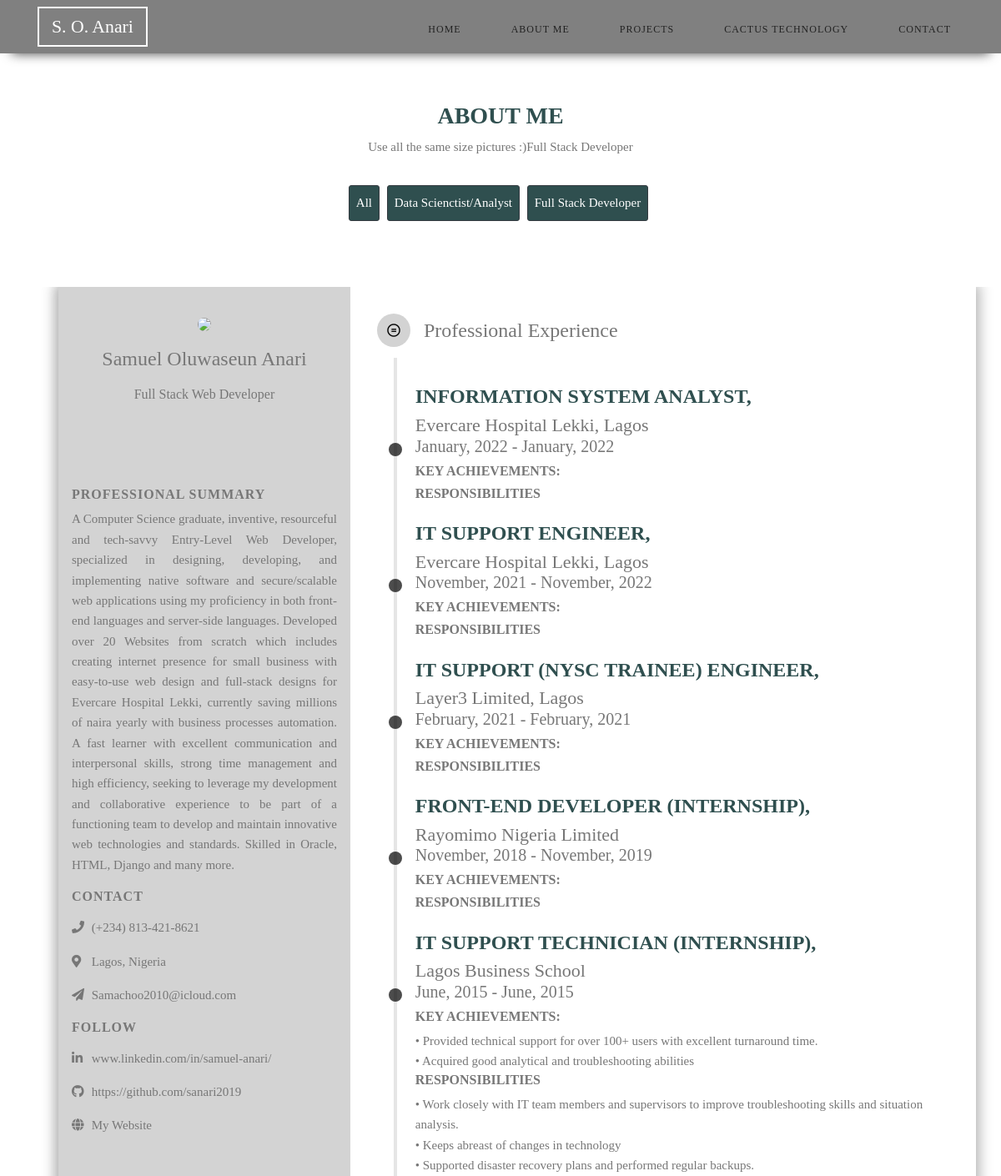
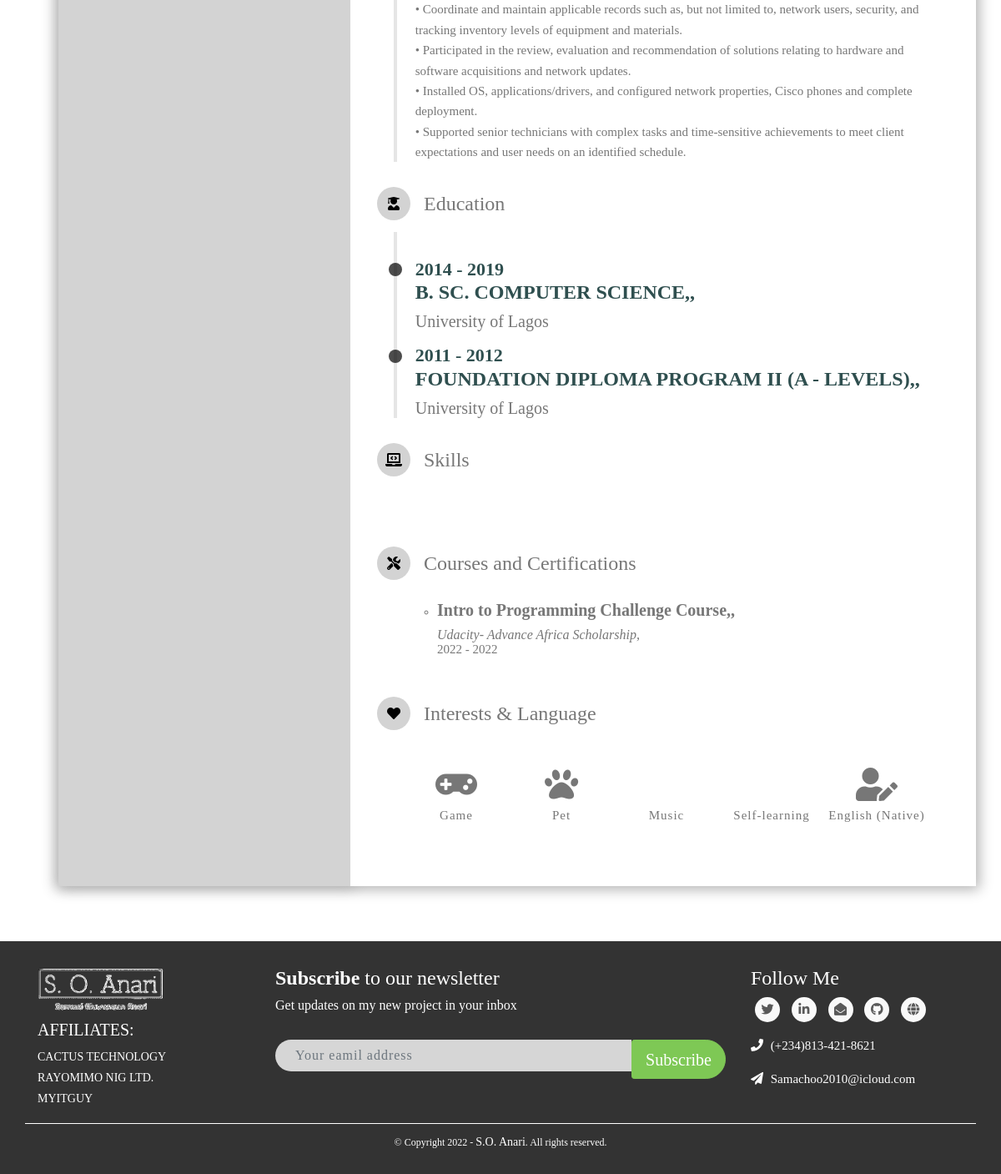
The app's page /Full_stack with its own data (2 pictures, top to bottom).
### MyPortfolioApp/models.py (models this page shows, shortened)
class Specialty(models.Model):
    spec_name = models.CharField(max_length=64,unique=True,db_index=True)
    slug=models.SlugField(unique=True)
    class Meta:
        ordering=('spec_name',)
    def get_absolute_url(self):
        return reverse('resume_by_speciality', args=[self.slug])

class Resume(models.Model):
    speciality = models.ForeignKey(Specialty, on_delete=models.CASCADE)
    job_title=models.CharField(max_length=64)
    about_me = models.TextField(db_index=True, help_text=("Required"), blank=True)
    Location = models.CharField(max_length=64)
    email = models.EmailField(max_length = 254)

class Experience(models.Model):
    start_date = models.DateField()
    end_date = models.DateField()
    job_role=models.CharField(max_length=64)
    company=models.CharField(max_length=64)
    achievement=models.TextField(db_index=True, help_text=("Required"), blank=True)
    responsibilities=models.TextField(db_index=True, help_text=("Required"), blank=True)
    @property
    def yearstarted(self):
        return self.start_date.strftime('%Y')
    @property
    def monthstarted(self):
        return self.start_date.strftime('%B')
    @property
    def yearended(self):
        return self.end_date.strftime('%Y')
    @property
    def monthended(self):
        return self.start_date.strftime('%B')

class Education(models.Model):
    start_date = models.DateField()
    end_date = models.DateField()
    school=models.CharField(max_length=64)
    program=models.CharField(max_length=64)
    @property
    def yearstarted(self):
        return self.start_date.strftime('%Y')
    @property
    def yearended(self):
        return self.end_date.strftime('%Y')

class Courses(models.Model):
    speciality = models.ForeignKey(Specialty, on_delete=models.CASCADE)
    start_date = models.DateField()
    end_date = models.DateField()
    course_school=models.CharField(max_length=64)
    course=models.CharField(max_length=64)
    @property
    def yearended(self):
        return self.end_date.strftime('%Y')
    @property
    def yearstarted(self):
        return self.start_date.strftime('%Y')

### MyPortfolioApp/views.py (the view)
# urls.py: path('<slug:category_slug>', views.about, name='resume_by_speciality'),
def about(request, category_slug=None):
    category=None
    specialities= Specialty.objects.all()
    projects = Resume.objects.all()
    education = Education.objects.all()
    experience = Experience.objects.all()
    skill = Skill.objects.all()
    course = Courses.objects.all()
    if category_slug:
        category = get_object_or_404(Specialty, slug=category_slug)
        projects = projects.filter(speciality=category)
        skill=skill.filter(speciality=category)
        course=course.filter(speciality=category)
    return render(request, "MyPortfolioApp/about.html",{"projects":projects, "category":category, "specialities":specialities, "education":education,"experience":experience, "skill":skill, "course":course})

### MyPortfolioApp/templates/MyPortfolioApp/about.html (shortened to what this page needs)
{% extends "MyPortfolioApp/layout.html" %}
{%block body%}
{% block nav2 %}
<div>
  <div id="nav2">
    <section class="portfolio-section" id="portfolio" >
      <div class="container">
        <div class="row">
          <div class="col-lg-12 text-center">
            <h2>{% block bodytitle %}<h2>About me</h2>{% endblock %}</h2>
            <p>Use all the same size pictures :){{category.spec_name}}</p>
          </div>
        </div>
        <div class="portfolio-menu mt-2 mb-4">
          <nav class="controls" id="menuna">
            <a type="button" class="control outline one {%if url_name == 'about' %}active{%endif%}" href="{% if request.path == orders_list_url %}{{ orders_list_url }}{% else %}{% url 'about' %}{% endif %}">All</a>
            {% for c in specialities %}
            <a type="button" class="control outline one {%if url_name == c.get_absolute_url  %}active{%endif%}" href="{{ c.get_absolute_url }}">{{ c.spec_name }}</a>
            {% endfor %}
          </nav>
        </div>
      </div>
    </section>
  </div>
</div>
<section class="portfolio-section" id="portfolio" style="padding-top:0;">
  <div class="container">
    <ul class="row portfolio-item">
      <div class="wrapper">
        <div class="intro">
          <div class="profile">
            <div class="photo">
              <img src="https://i.imgur.com/zh9eNsh.jpg">
            </div>
            <div class="bio">
              <h1 class="name">Samuel Oluwaseun Anari</h1>
              {% for p in projects %}
            <p class="paragraph">
              <p class="profession">{{p.job_title}}</p>
            </p>
            {% endfor %}
            </div>
          </div>
          <div class="intro-section about">
            <h1 class="title">professional summary</h1>
           {% for p in projects %}
            <p class="paragraph">
            {{p.about_me}}
            </p>
            {% endfor %}
          </div>
          <div class="intro-section contact">
            <h1 class="title">Contact</h1>
            <div class="info-section">
              <i class="fas fa-phone"></i>
              <span>(+234) 813-421-8621</span>
            </div>
            <div class="info-section">
              <i class="fas fa-map-marker-alt"></i>
              <span>Lagos, Nigeria</span>
            </div>
            <div class="info-section">
           {% for p in projects %}
           <i class="fas fa-paper-plane"></i>
           <span>{{p.email}}</span><br>
           {% endfor %}
            </div>
          </div>
          <div class="intro-section follow">
            <h1 class="title">Follow</h1>
            <div class="info-section link">
              <a href="#" class="icoLinkedin" title="Linkedin">
                <i class="fab fa-linkedin-in"></i>
                <span>www.linkedin.com/in/samuel-anari/</span>
              </a>
            </div>
            <div class="info-section link">
              <a href="#" class="icoGithub" title="GitHub">
                <i class="fab fa-github"></i>
                <span>https://github.com/sanari2019</span>
              </a>
            </div>
            <div class="info-section link">
              <a href="#" class="icoWebsite" title="Website">
                <i class="fas fa-globe"></i>
                <span>My Website</span>
              </a>
            </div>
        </div>
        </div>
        <div class="detail">
          <div class="detail-section edu">
            <div class="detail-title">
              <div class="title-icon">
                <i class="fab fa-creative-commons-nd"></i>
              </div>
              <span>Professional Experience</span>
            </div>
            <div class="timeline">
                <div class="events">
                  {% for ex in experience reversed %}
                  <div class="event">
                    <div class="description">
                      <h2 style="font-size:24px"><strong>{{ex.job_role}},</strong></h2>
                      <p style="font-size:22px">{{ex.company}}</p>
                    </div>
                    <div class="knob"></div>
                    <div class="date">
                      <h3 style="font-size:20px">{{ex.monthstarted}}, {{ex.yearstarted}} - {{ex.monthended}}, {{ex.yearended}}</h3>
                    </div>
                    <div class="description">
                      <h6><strong>KEY ACHIEVEMENTS:</strong></h6>
                      <p>{{ex.achievement|linebreaks}}</p>
                      <h6><strong>RESPONSIBILITIES</strong></h6>
                      <p>{{ex.responsibilities|linebreaks}}</p>
                    </div>
                  </div>
                  {% endfor %}
                  <div class="line"></div>
                </div>
            </div>
          </div>
          <div class="detail-section edu">
            <div class="detail-title">
              <div class="title-icon">
                <i class="fas fa-user-graduate"></i>
              </div>
              <span>Education</span>
            </div>
            <div class="timeline">
                <div class="events">
                  {% for e in education reversed %}
                  <div class="event">
                    <div class="knob"></div>
                    <div class="date">
                      <h2 style="font-size:22px">{{e.yearstarted}} - {{e.yearended}}</h2>
                    </div>
                    <div class="description">
                      <h2 style="font-size:24px"><strong>{{e.program}},</strong></h2>
                      <p style="font-size:20px">{{e.school}}</p>
                    </div>
                  </div>
                  {% endfor %}
                  <div class="line"></div>
                </div>
            </div>
          </div>
          <div class="detail-section pg-skill">
            <div class="detail-title">
              <div class="title-icon">
                <i class="fas fa-laptop-code"></i>
              </div>
              <span>Skills</span>
            </div>
            <div class="detail-content">
              <div class="skill-container" style="display:flex">
                <div class="skillset">
                </div>
              </div>
            </div>
          </div>
          <div class="detail-section tool-skill">
            <div class="detail-title">
              <div class="title-icon">
                <i class="fas fa-tools"></i>
              </div>
              <span>Courses and Certifications</span>
            </div>
            {% for cert in course %}
            <div class="detail-content">
              <ul>
                <li style="line-height: 0.1;"><div>
                  <h5><strong>{{cert.course}},</strong></h5>
                  <h6><i>{{cert.course_school}},</i></h6>
                </div>
                <div>
                  <p>{{cert.yearstarted}} - {{cert.yearended}} </h5>
                </div></li>
              </ul>
            </div>
            {% endfor %}
          </div>
          <div class="detail-section interests">
            <div class="detail-title">
              <div class="title-icon">
                <i class="fas fa-heart"></i>
              </div>
              <span>Interests & Language</span>
            </div>
            <div class="detail-content">
              <div class="outer-frame">
                <ul class="favor-list">
                  <li>
                    <i class="fas fa-gamepad"></i>
                    <span>Game</span>
                  </li>
                  <li>
                    <i class="fas fa-paw"></i>
                    <span>Pet</span>
                  </li>
                  <li>
                    <i class="far fa-headphones-alt"></i>
                    <span>Music</span>
                  </li>
                  <li>
                    <i class="fas fa-book-spells"></i>
                    <span>Self-learning</span>
                  </li>
                  <li>
                    <i class="fas fa-user-edit"></i>
                    <span>English (Native)</span>
                  </li>
                </ul>
              </div>
            </div>
          </div>
        </div>
    </div>
</div>
</section>
{%endblock%}
  {%endblock%}

### MyPortfolioApp/static/MyPortfolioApp/styles.css (style rules this page uses)
body { color: #777777; font-family: "Poppins", serif; font-size: 15px; font-weight: 300; line-height: 1.625em; }
.wrapper { max-width: 70rem; background-color: var(--color-gray-light-2); display: flex; box-shadow: 0px 0px 15px 4px #b3b3b3; }
.intro { flex: 0 0 350px; background-color: lightgray; box-shadow: 5px 0px 15px 0px #b3b3b3; z-index: 0.5; }
.profile { background-color: var(--profile-theme); padding: 2rem 1rem; margin-bottom: 50px; text-align: center; user-select: none; }
.photo img { width: 80%; border-radius: 50%; }
.bio .name { font-size: 1.5rem; text-align: center; color: var(--color-gray-light-1); margin: 0; margin-top: 1rem; }
.bio .profession { font-size: 1rem; text-align: center; color: var(--color-gray-light-1); margin: 0; }
.intro-section { padding: 0 1rem; color: var(--color-gray-dark-1); }
.intro-section .title { font-size: 1rem; font-weight: bold; text-transform: uppercase; letter-spacing: 1px; }
.about .paragraph { text-align: justify; }
.info-section { margin: 1rem 0; }
.info-section span { position: relative; transition: all 0.3s; }
.info-section i { color: var(--profile-theme); width: 20px; height: 20px; }
.link a { text-decoration: none; color: inherit; }
.link span::after { position: absolute; content: ''; left: 50%; bottom: -3px; width: 0; height: 2px; background-color: var(--profile-theme); transition: width 0.3s; transition-timing-function: cubic-bezier(.92,.57,.33,1.02); transform: translate(-50%, 0); }
.detail { flex: 1 0 0; background-color: white; padding: 2rem; }
.detail-section { transition: all 0.3s; }
.detail-section:not(:last-of-type) { padding-bottom: 1rem; }
.detail-title { display: flex; align-items: center; }
.detail-section > .detail-content { padding: 1.5rem; padding-left: 2rem; user-select: none; }
.title-icon + span { font-size: 1.5rem; transition: all 0.3s; }
.title-icon { display: inline-flex; justify-content: center; align-items: center; padding: 1rem; margin-right: 1rem; width: 2.5rem; height: 2.5rem; background-color: lightgray; border-radius: 50%; transition: all 0.3s; }
.title-icon i { color: black; line-height: 1rem; font-size: 1rem; text-align: center; }
.timeline { display: flex; flex-direction: column; margin: 2% 0 2% 2%; }
.events { position: relative; display: grid; grid-template-columns: 16px 1fr; row-gap: 16px; padding-top: 32px; width: fit-content; }
.event { display: grid; grid-template-columns: 16px 1fr; column-gap: 16px; grid-column: 1 / 3; }
.date > h2, .description > p { margin: 0; }
.knob { grid-column: 1 / 2; align-self: center; width: 100%; aspect-ratio: 1; background: #4c4c4c; border-radius: 50%; }
.date, .description { grid-column: 2 / 3; align-self: center; }
.line { position: absolute; grid-column: 1 / 2; justify-self: center; height: 100%; width: 4px; z-index: 0; background-color: rgba(0, 0, 0, .1); }
.pg-list, .tool-list, .favor-list { padding: 0; list-style: none; }
.outer-frame { border: 1px solid var(--color-gray-dark-3); border-radius: 5px; }
.favor-list { display: flex; flex-wrap: wrap; align-items: center; align-content: center; }
.favor-list > li { display: flex; flex: 1 0 0; align-items: center; justify-content: baseline; flex-direction: column; color: var(--profile-theme); padding: 1rem 0; transition: all 0.3s; }
.favor-list > li > i { display: inline-flex; justify-content: center; align-items: center; font-size: 40px; width: 50px; height: 50px; }
.favor-list > li > span { letter-spacing: 1px; }
.skill-container { width: 100%; }
.skillset { width: 50%; padding: 10px; }
.portfolio-section { padding: 50px 0; background-color: #000; }
.portfolio-section h2 { font-size: 28px; font-weight: 600; color: darkslategray; text-transform: uppercase; }
.portfolio-menu { text-align: center; }
.control { background: darkslategrey; color: #fff; padding: 5px 10px; border: 1px solid #343a40; border-radius: 3px; margin: 5px; cursor: pointer; -webkit-transition: all 05s ease; -moz-transition: all 05s ease; -ms-transition: all 05s ease; -o-transition: all 05s ease; transition: all 0.5s ease; }
.portfolio-item { list-style: none; }

### MyPortfolioApp/templates/MyPortfolioApp/layout.html (style rules this page uses)
#nav2 { visibility: hidden; position:absolute; }
#menuna a { list-style:none; margin-top:10px; padding:8px; margin-left:0px; }

### MyPortfolioApp/templates/MyPortfolioApp/about.html (style rules this page uses)
#nav2 { visibility: visible; position:relative; }
.portfolio-section { background: #ffffff; }

### records on screen
Specialty: spec_name "Full Stack Developer"
Specialty: spec_name "Data Scienctist/Analyst"
Resume: job_title "Full Stack Web Developer", about_me "A Computer Science graduate, inventive, resourceful and tech-savvy Entry-Level Web Developer, specialized in designing, developing, and implementing native software and secure/scalable web applications using my proficiency in both front-end languages and server-side languages. Developed over 20 Websites from scratch which includes creating internet presence for small business with easy-to-use web design and full-stack designs for Evercare Hospital Lekki, currently saving millions of naira yearly with business processes automation. A fast learner with excellent communication and interpersonal skills, strong time management and high efficiency, seeking to leverage my development and…", email "Samachoo2010@icloud.com"
Experience: job_role "INFORMATION SYSTEM ANALYST", company "Evercare Hospital Lekki, Lagos", monthstarted "January", yearstarted "2022", monthended "January", yearended "2022"
Experience: job_role "IT SUPPORT ENGINEER", company "Evercare Hospital Lekki, Lagos", monthstarted "November", yearstarted "2021", monthended "November", yearended "2022"
Experience: job_role "IT SUPPORT (NYSC TRAINEE) ENGINEER", company "Layer3 Limited, Lagos", monthstarted "February", yearstarted "2021", monthended "February", yearended "2021"
Experience: job_role "FRONT-END DEVELOPER (INTERNSHIP)", company "Rayomimo Nigeria Limited", monthstarted "November", yearstarted "2018", monthended "November", yearended "2019"
Experience: job_role "IT SUPPORT TECHNICIAN (INTERNSHIP)", company "Lagos Business School", monthstarted "June", yearstarted "2015", monthended "June", yearended "2015", achievement "• Provided technical support for over 100+ users with excellent turnaround time. • Acquired good analytical and troubleshooting abilities", responsibilities "• Work closely with IT team members and supervisors to improve troubleshooting skills and situation analysis. • Keeps abreast of changes in technology • Supported disaster recovery plans and performed regular backups. • Coordinate and maintain applicable records such as, but not limited to, network users, security, and tracking inventory levels of equipment and materials. • Participated in the review, evaluation and recommendation of solutions relating to hardware and software acquisitions and network updates. • Installed OS, applications/drivers, and configured network properties, Cisco phones and complete deployment. • Supported senior technicians with complex tasks and time-sensitive…"
Education: yearstarted "2014", yearended "2019", program "B. SC. COMPUTER SCIENCE,", school "University of Lagos"
Education: yearstarted "2011", yearended "2012", program "FOUNDATION DIPLOMA PROGRAM II (A - LEVELS),", school "University of Lagos"
Courses: course "Intro to Programming Challenge Course,", course_school "Udacity- Advance Africa Scholarship", yearstarted "2022", yearended "2022"
